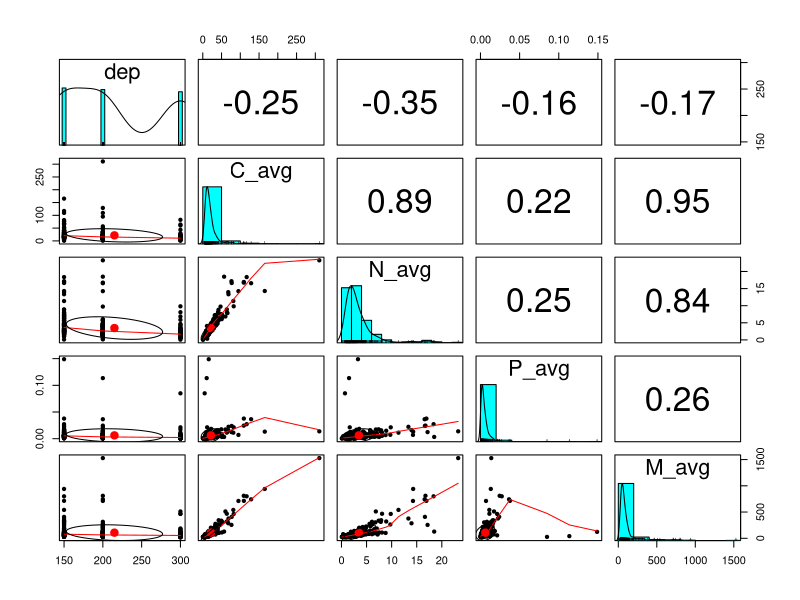
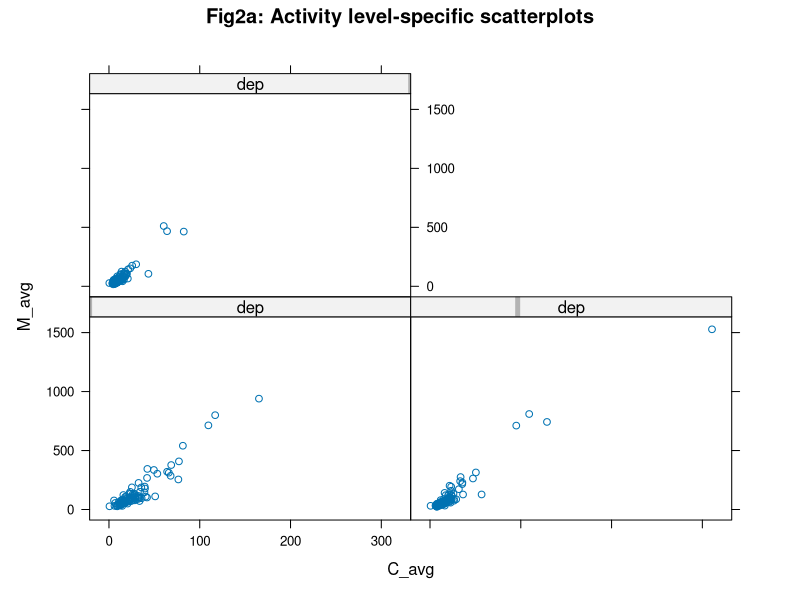
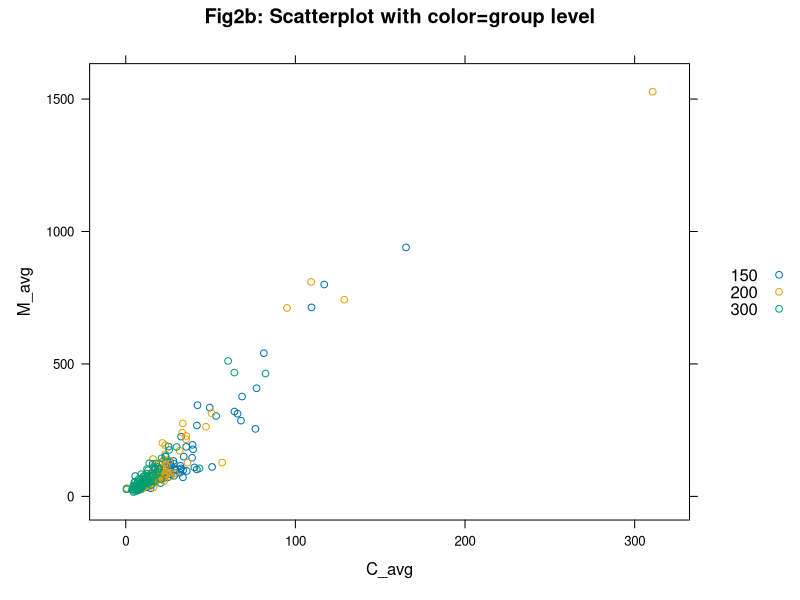
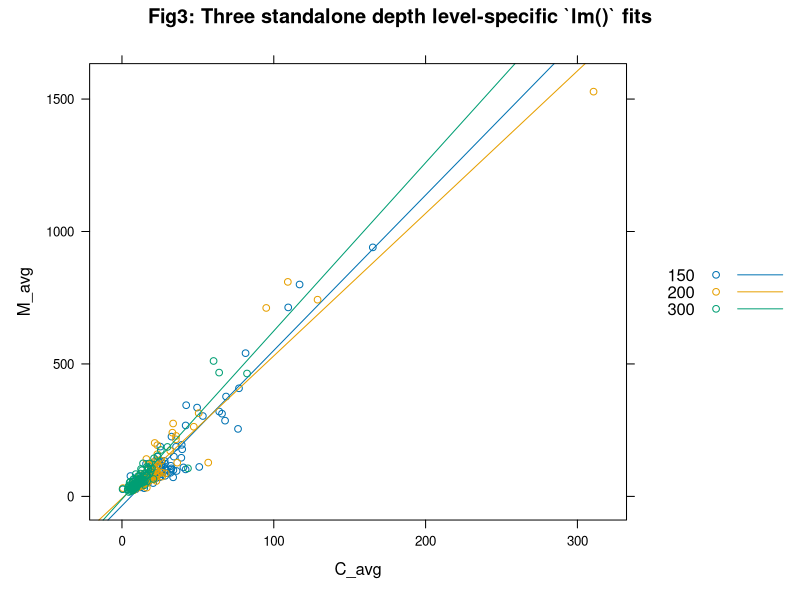

Recreate these plots in R, in order.
## ---- chunk 1
bats_flux <- read.csv("bats_flux.csv")

delete.na <- function(DF, n=0) {
  DF[rowSums(is.na(DF)) <= n,]
} #Function that takes rows out that contains NAs 

bats_flux.noNA <- delete.na(bats_flux) # Take out rows containing NAs 


Data <- subset(bats_flux,select = c("cr","dep","yymmdd1","yymmdd2","Lat2","Lat2.1","Long1","Long2","M_avg","C_avg","N_avg","P_avg"))

Data.noNA <- delete.na(Data)

#Data_noNA <- write.csv(x= Data.noNA,file = "Data_noNA.csv")
## ---- chunk 2
#we want to make predictions on the Mass average flux. 

# we want to compare this against depth and C,N,P fluxes 

# Depth is categorical 
# N,P,C are numerical 

library(psych) # for `pairs.panels()`
library(lattice)

ANOCOVA.data <- subset(Data.noNA, select = c("dep", "M_avg", "C_avg","N_avg","P_avg"))
as.character(ANOCOVA.data$dep) # need to make dep categorical not numerical 
attach(ANOCOVA.data)

summary(ANOCOVA.data)

pairs.panels(data.frame(dep,C_avg,N_avg, P_avg, M_avg))

xyplot(M_avg ~ C_avg | dep, 
                  main="Fig2a: Activity level-specific scatterplots"
           )

    xyplot(M_avg ~ C_avg, groups=dep, 
                  auto.key=TRUE,
                  main="Fig2b: Scatterplot with color=group level"
           )
    
    xyplot(M_avg ~ C_avg, groups=dep, 
                  type=c("p","r"), # `p` for _points_, `r` for _regression line_
                                   # see https://stackoverflow.com/questions/12972039/plotting-xyplot-with-regression-line-on-lattice-graphics for more
                  auto.key=TRUE,
                  main="Fig3: Three standalone depth level-specific `lm()` fits"
           )
## ---- chunk 3

#Liz was here

## ---- chunk 4
# separate each flux into its own dataframe 
# delete rows that contain NAs 
C_flux.data <- delete.na(subset(Data,select = c("cr","dep","yymmdd1","yymmdd2","Lat2","Lat2.1","Long1","Long2","C_avg")))
N_flux.data <- delete.na(subset(Data,select = c("cr","dep","yymmdd1","yymmdd2","Lat2","Lat2.1","Long1","Long2","N_avg")))
P_flux.data <- delete.na(subset(Data,select = c("cr","dep","yymmdd1","yymmdd2","Lat2","Lat2.1","Long1","Long2","P_avg")))
M_flux.data <- delete.na(subset(Data,select = c("cr","dep","yymmdd1","yymmdd2","Lat2","Lat2.1","Long1","Long2","M_avg")))

